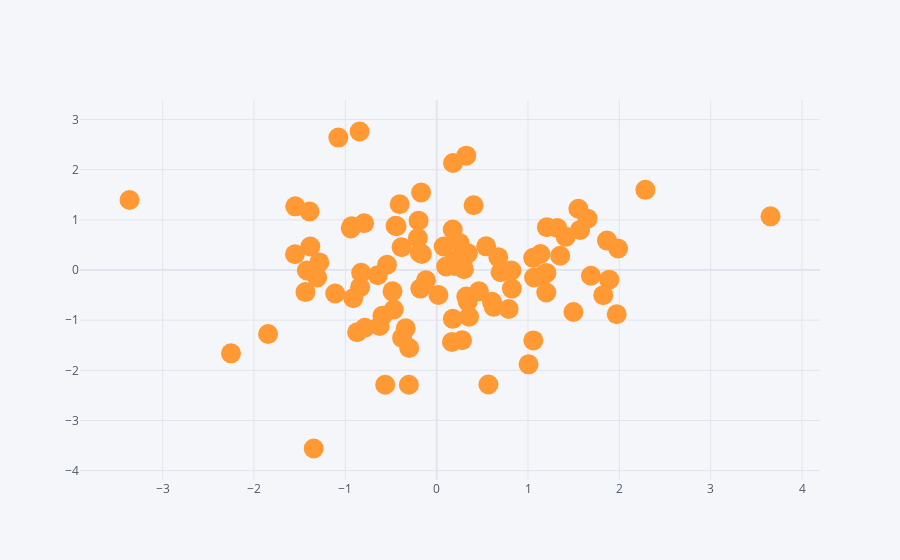

Source (notebook cell):
### Code cell
df.iplot(kind="scatter", x='A', y='B', mode='markers', size=20)
